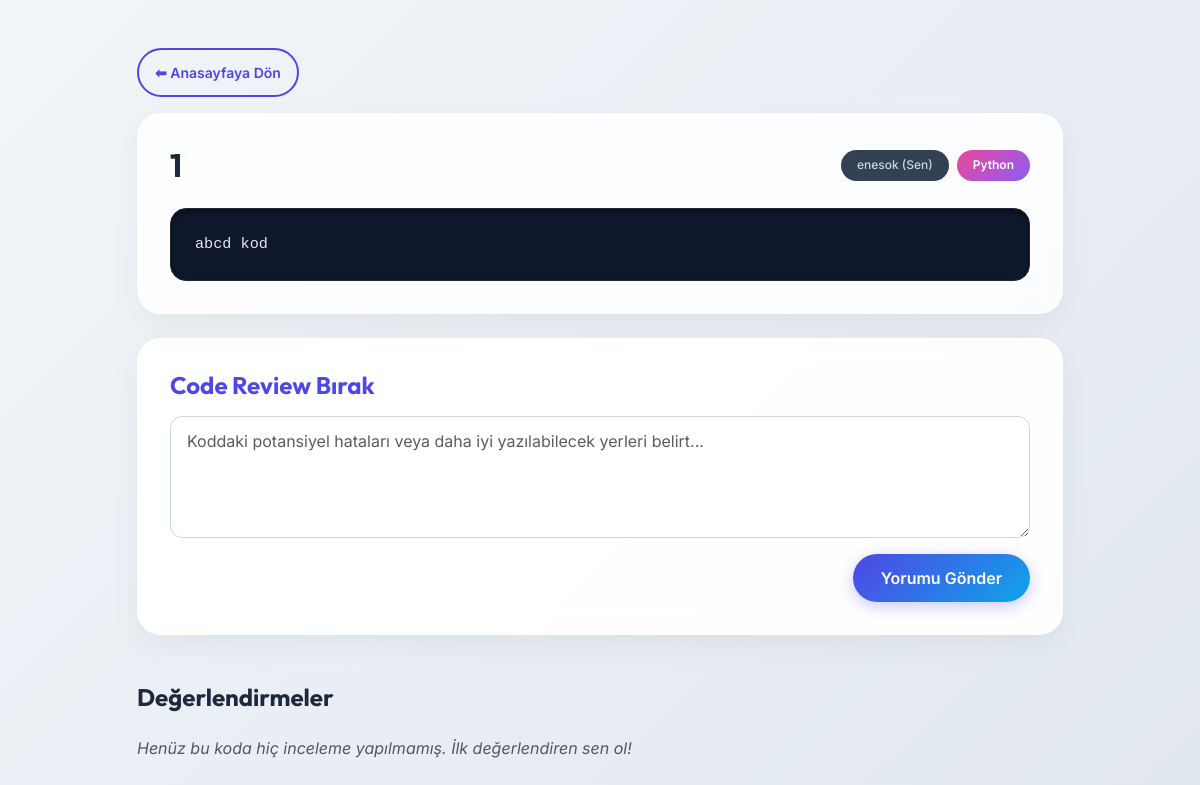
Page /post/1 (signed in) on the earlier database version.
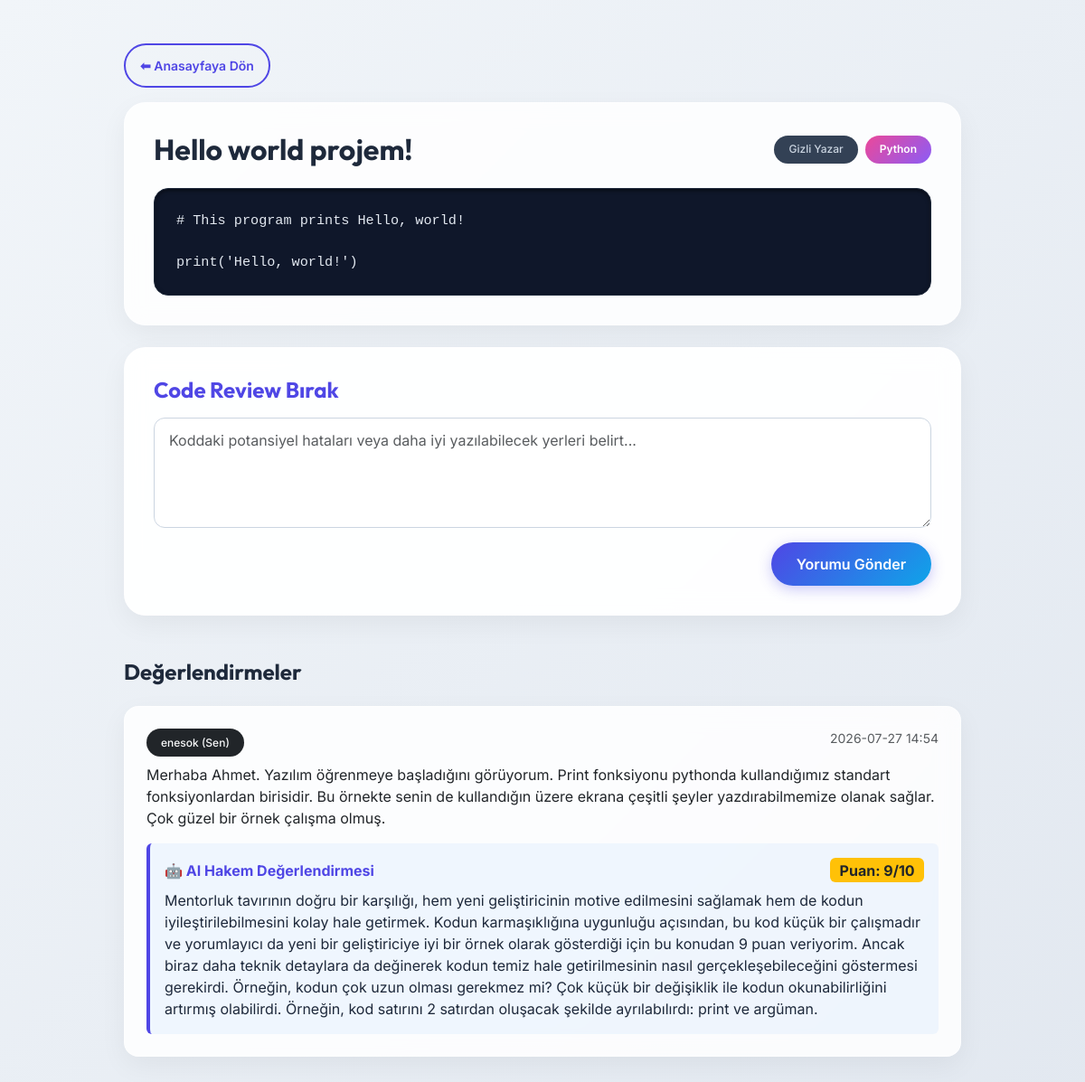
Same page on the later database version.
### database.py (models this page shows)
class CodePost(Base):
    __tablename__ = "code_posts"
    id = Column(Integer, primary_key=True, index=True)
    title = Column(String, index=True)
    content = Column(Text)  # Kullanıcının yüklediği ham kod bloğu
    language = Column(String)  # Python, JS, C++ vb.
    created_at = Column(DateTime, default=datetime.utcnow)
    user_id = Column(Integer, ForeignKey("users.id"))
    owner = relationship("User", back_populates="posts")
    comments = relationship("Comment", back_populates="post")
    ai_reviews = relationship("AIReview", back_populates="post")

class Comment(Base):
    __tablename__ = "comments"
    id = Column(Integer, primary_key=True, index=True)
    content = Column(Text)  # Kullanıcının kod hakkındaki analizi/yorumu
    created_at = Column(DateTime, default=datetime.utcnow)
    user_id = Column(Integer, ForeignKey("users.id"))
    post_id = Column(Integer, ForeignKey("code_posts.id"))
    author = relationship("User", back_populates="comments")
    post = relationship("CodePost", back_populates="comments")
    ai_reviews = relationship("AIReview", back_populates="comment")

class AIReview(Base):
    __tablename__ = "ai_reviews"
    id = Column(Integer, primary_key=True, index=True)
    review_text = Column(Text)  # LLM'den gelen detaylı analiz metni
    score = Column(Integer, nullable=True)  # LLM'in verdiği puan (Örn: 1-10 arası)
    target_type = Column(String)  # "post" (kod için) veya "comment" (yorum incelemesi için)
    created_at = Column(DateTime, default=datetime.utcnow)
    post_id = Column(Integer, ForeignKey("code_posts.id"), nullable=True)
    comment_id = Column(Integer, ForeignKey("comments.id"), nullable=True)
    post = relationship("CodePost", back_populates="ai_reviews")
    comment = relationship("Comment", back_populates="ai_reviews")

### main.py (the view)
@app.get("/post/{post_id}")
def post_detail(request: Request, post_id: int, current_user: str = Cookie(None), db: Session = Depends(database.get_db)):
    if not current_user:
        return RedirectResponse(url="/login", status_code=status.HTTP_303_SEE_OTHER)
    post = db.query(database.CodePost).filter(database.CodePost.id == post_id).first()
    if not post:
        return RedirectResponse(url="/", status_code=status.HTTP_303_SEE_OTHER)
    comments = db.query(database.Comment).filter(database.Comment.post_id == post_id).order_by(database.Comment.id.desc()).all()
    author_name = "Gizli Yazar"
    if post.owner.username == current_user:
        author_name = f"{current_user} (Sen)"
    for c in comments:
        if c.author.username == current_user:
            c.display_name = f"{current_user} (Sen)"
        else:
            c.display_name = f"CodePeer #{c.user_id}"
    return templates.TemplateResponse(
        request=request,
        name="post_detail.html",
        context={
            "title": post.title,
            "username": current_user,
            "post": post,
            "author_name": author_name,
            "comments": comments
        }
    )

### templates/post_detail.html (shortened to what this page needs)
<!DOCTYPE html>
<html lang="tr">
<head>
    <link href="https://cdn.jsdelivr.net/npm/bootstrap@5.3.0/dist/css/bootstrap.min.css" rel="stylesheet">
    <link href="/static/css/style.css" rel="stylesheet">
</head>
<body>
    <div class="container py-5">
        <div class="row justify-content-center">
            <div class="col-lg-10 mb-4">
                <a href="/" class="btn btn-premium-outline btn-sm px-3 mb-3">⬅ Anasayfaya Dön</a>
                <div class="glass-card mb-4" style="padding: 2rem;">
                    <div class="d-flex justify-content-between align-items-center mb-4">
                        <h2 class="fw-bold m-0" style="color: var(--text-main);">{{ post.title }}</h2>
                        <div class="d-flex gap-2">
                            <span class="badge-author">{{ author_name }}</span>
                            <span class="badge-premium">{{ post.language }}</span>
                        </div>
                    </div>
                    <div class="code-container">
                        <pre class="m-0"><code>{{ post.content }}</code></pre>
                    </div>
                </div>
                <div class="glass-card mb-5" style="padding: 2rem; background: rgba(255, 255, 255, 0.95);">
                    <h4 class="fw-bold mb-3" style="color: var(--primary);">Code Review Bırak</h4>
                    <form action="/post/{{ post.id }}/comment" method="POST">
                        <textarea name="content" class="form-control mb-3" rows="4" placeholder="Koddaki potansiyel hataları veya daha iyi yazılabilecek yerleri belirt..." required></textarea>
                        <div class="d-flex justify-content-end">
                            <button type="submit" class="btn btn-premium">Yorumu Gönder</button>
                        </div>
                    </form>
                </div>
                <h4 class="fw-bold mb-4" style="color: var(--text-main);">Değerlendirmeler</h4>
                {% if comments %}
                    {% for comment in comments %}
                    <div class="glass-card mb-3" style="padding: 1.5rem; border-radius: 1rem;">
                        <div class="d-flex justify-content-between mb-2">
                            <span class="badge-author bg-dark text-light">{{ comment.display_name }}</span>
                            <small class="text-muted">{{ comment.created_at.strftime('%Y-%m-%d %H:%M') }}</small>
                        </div>
                        <p class="m-0 text-dark">{{ comment.content }}</p>
                        {% if comment.ai_reviews %}
                            {% set ai_feedback = comment.ai_reviews[0] %}
                            <div class="mt-3 p-3 rounded" style="background-color: rgba(13, 110, 253, 0.05); border-left: 4px solid var(--primary);">
                                <div class="d-flex justify-content-between align-items-center mb-2">
                                    <strong style="color: var(--primary);">🤖 AI Hakem Değerlendirmesi</strong>
                                    <span class="badge bg-warning text-dark fs-6">Puan: {{ ai_feedback.score }}/10</span>
                                </div>
                                <p class="mb-0 text-sm">{{ ai_feedback.review_text }}</p>
                            </div>
                        {% endif %}
                    </div>
                    {% endfor %}
                {% else %}
                    <div class="text-muted fst-italic">Henüz bu koda hiç inceleme yapılmamış. İlk değerlendiren sen ol!</div>
                {% endif %}
            </div>
        </div>
    </div>
</body>
</html>

Differences in the rows shown:
changed CodePost "Python": title "1" → "Hello world projem!"; content "abcd kod" → "# This program prints Hello, world! print('Hello, world!')"
added Comment: display_name "enesok (Sen)", created_at "2026-07-27 14:54", content "Merhaba Ahmet. Yazılım öğrenmeye başladığını görüyorum. Print fonksiyonu pythonda kullandığımız standart fonksiyonlardan birisidir. Bu örnekte senin de kullandığın üzere ekrana çeşitli şeyler yazdırabilmemize olanak sağlar. Çok güzel bir örnek çalışma olmuş."
added AIReview: score "9", review_text "Mentorluk tavırının doğru bir karşılığı, hem yeni geliştiricinin motive edilmesini sağlamak hem de kodun iyileştirilebilmesini kolay hale getirmek. Kodun karmaşıklığına uygunluğu açısından, bu kod küçük bir çalışmadır ve yorumlayıcı da yeni bir geliştiriciye iyi bir örnek olarak gösterdiği için bu konudan 9 puan veriyorim. Ancak biraz daha teknik detaylara da değinerek kodun temiz hale getirilmesinin nasıl gerçekleşebileceğini göstermesi gerekirdi. Örneğin, kodun çok uzun olması gerekmez mi? Çok küçük bir değişiklik ile kodun okunabilirliğini artırmış olabilirdi. Örneğin, kod satırını 2 satırdan oluşacak şekilde ayrılabılırdı: print ve argüman."
Other differences:
{{ author_name }}: "enesok (Sen)" → "Gizli Yazar"
text no longer shown: "Henüz bu koda hiç inceleme yapılmamış. İlk değerlendiren sen ol!"
